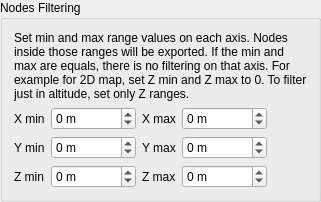
        <widget class="QGroupBox" name="groupBox_nodes_filtering">
         <property name="title">
          <string>Nodes Filtering</string>
         </property>
         <layout class="QVBoxLayout" name="verticalLayout_19">
          <item>
           <widget class="QLabel" name="label_114">
            <property name="text">
             <string>Set min and max range values on each axis. Nodes inside those ranges will be exported. If the min and max are equals, there is no filtering on that axis. For example for 2D map, set Z min and Z max to 0. To filter just in altitude, set only Z ranges.</string>
            </property>
            <property name="wordWrap">
             <bool>true</bool>
            </property>
           </widget>
          </item>
          <item>
           <layout class="QGridLayout" name="gridLayout_21">
            <item row="0" column="2">
             <widget class="QLabel" name="label_113">
              <property name="text">
               <string>X max</string>
              </property>
              <property name="wordWrap">
               <bool>true</bool>
              </property>
             </widget>
            </item>
            <item row="1" column="0">
             <widget class="QLabel" name="label_142">
              <property name="toolTip">
               <string>Length along X-Axis</string>
              </property>
              <property name="text">
               <string>Y min</string>
              </property>
              <property name="wordWrap">
               <bool>true</bool>
              </property>
             </widget>
            </item>
            <item row="1" column="1">
             <widget class="QDoubleSpinBox" name="doubleSpinBox_nodes_filtering_ymin">
              <property name="suffix">
               <string> m</string>
              </property>
              <property name="decimals">
               <number>0</number>
              </property>
              <property name="minimum">
               <double>-9999999.000000000000000</double>
              </property>
              <property name="maximum">
               <double>9999999.000000000000000</double>
              </property>
             </widget>
            </item>
            <item row="1" column="2">
             <widget class="QLabel" name="label_115">
              <property name="toolTip">
               <string>Width along Y-Axis</string>
              </property>
              <property name="text">
               <string>Y max</string>
              </property>
              <property name="wordWrap">
               <bool>true</bool>
              </property>
             </widget>
            </item>
            <item row="2" column="0">
             <widget class="QLabel" name="label_116">
              <property name="toolTip">
               <string>Height along Z-Axis</string>
              </property>
              <property name="text">
               <string>Z min</string>
              </property>
              <property name="wordWrap">
               <bool>true</bool>
              </property>
             </widget>
            </item>
            <item row="2" column="2">
             <widget class="QLabel" name="label_119">
              <property name="toolTip">
               <string>Width along Y-Axis</string>
              </property>
              <property name="text">
               <string>Z max</string>
              </property>
              <property name="wordWrap">
               <bool>true</bool>
              </property>
             </widget>
            </item>
            <item row="0" column="0">
             <widget class="QLabel" name="label_111">
              <property name="text">
               <string>X min</string>
              </property>
              <property name="wordWrap">
               <bool>true</bool>
              </property>
             </widget>
            </item>
            <item row="1" column="4">
             <spacer name="horizontalSpacer">
              <property name="orientation">
               <enum>Qt::Horizontal</enum>
              </property>
              <property name="sizeHint" stdset="0">
               <size>
                <width>40</width>
                <height>20</height>
               </size>
              </property>
             </spacer>
            </item>
            <item row="0" column="1">
             <widget class="QDoubleSpinBox" name="doubleSpinBox_nodes_filtering_xmin">
              <property name="suffix">
               <string> m</string>
              </property>
              <property name="decimals">
               <number>0</number>
              </property>
              <property name="minimum">
               <double>-9999999.000000000000000</double>
              </property>
              <property name="maximum">
               <double>9999999.000000000000000</double>
              </property>
             </widget>
            </item>
            <item row="0" column="3">
             <widget class="QDoubleSpinBox" name="doubleSpinBox_nodes_filtering_xmax">
              <property name="suffix">
               <string> m</string>
              </property>
              <property name="decimals">
               <number>0</number>
              </property>
              <property name="minimum">
               <double>-9999999.000000000000000</double>
              </property>
              <property name="maximum">
               <double>9999999.000000000000000</double>
              </property>
             </widget>
            </item>
            <item row="2" column="1">
             <widget class="QDoubleSpinBox" name="doubleSpinBox_nodes_filtering_zmin">
              <property name="suffix">
               <string> m</string>
              </property>
              <property name="decimals">
               <number>0</number>
              </property>
              <property name="minimum">
               <double>-9999999.000000000000000</double>
              </property>
              <property name="maximum">
               <double>9999999.000000000000000</double>
              </property>
             </widget>
            </item>
            <item row="1" column="3">
             <widget class="QDoubleSpinBox" name="doubleSpinBox_nodes_filtering_ymax">
              <property name="suffix">
               <string> m</string>
              </property>
              <property name="decimals">
               <number>0</number>
              </property>
              <property name="minimum">
               <double>-9999999.000000000000000</double>
              </property>
              <property name="maximum">
               <double>9999999.000000000000000</double>
              </property>
             </widget>
            </item>
            <item row="2" column="3">
             <widget class="QDoubleSpinBox" name="doubleSpinBox_nodes_filtering_zmax">
              <property name="suffix">
               <string> m</string>
              </property>
              <property name="decimals">
               <number>0</number>
              </property>
              <property name="minimum">
               <double>-9999999.000000000000000</double>
              </property>
              <property name="maximum">
               <double>9999999.000000000000000</double>
              </property>
             </widget>
            </item>
           </layout>
          </item>
         </layout>
        </widget>
